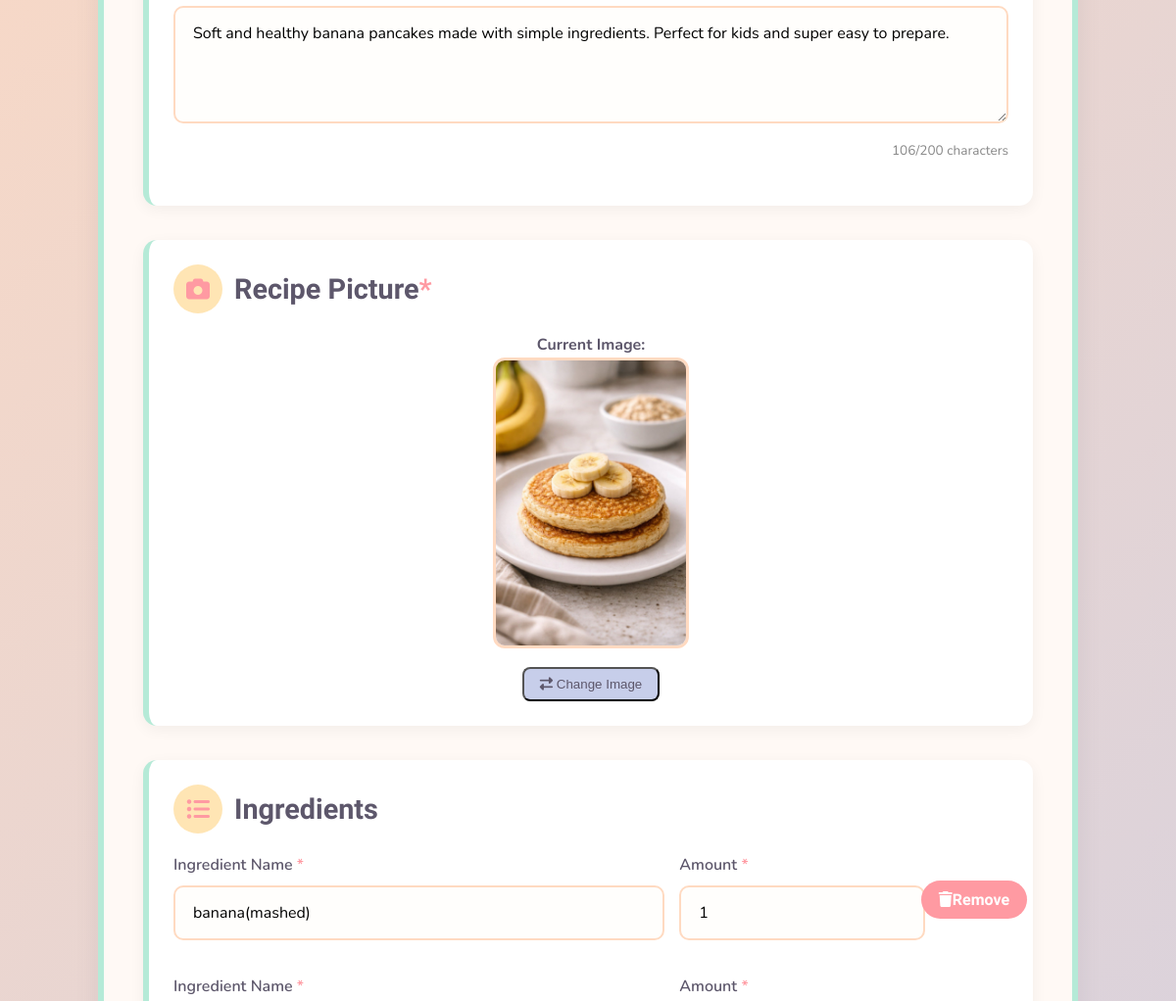
The app's page /edit.php?id=2 (middle part), older data.
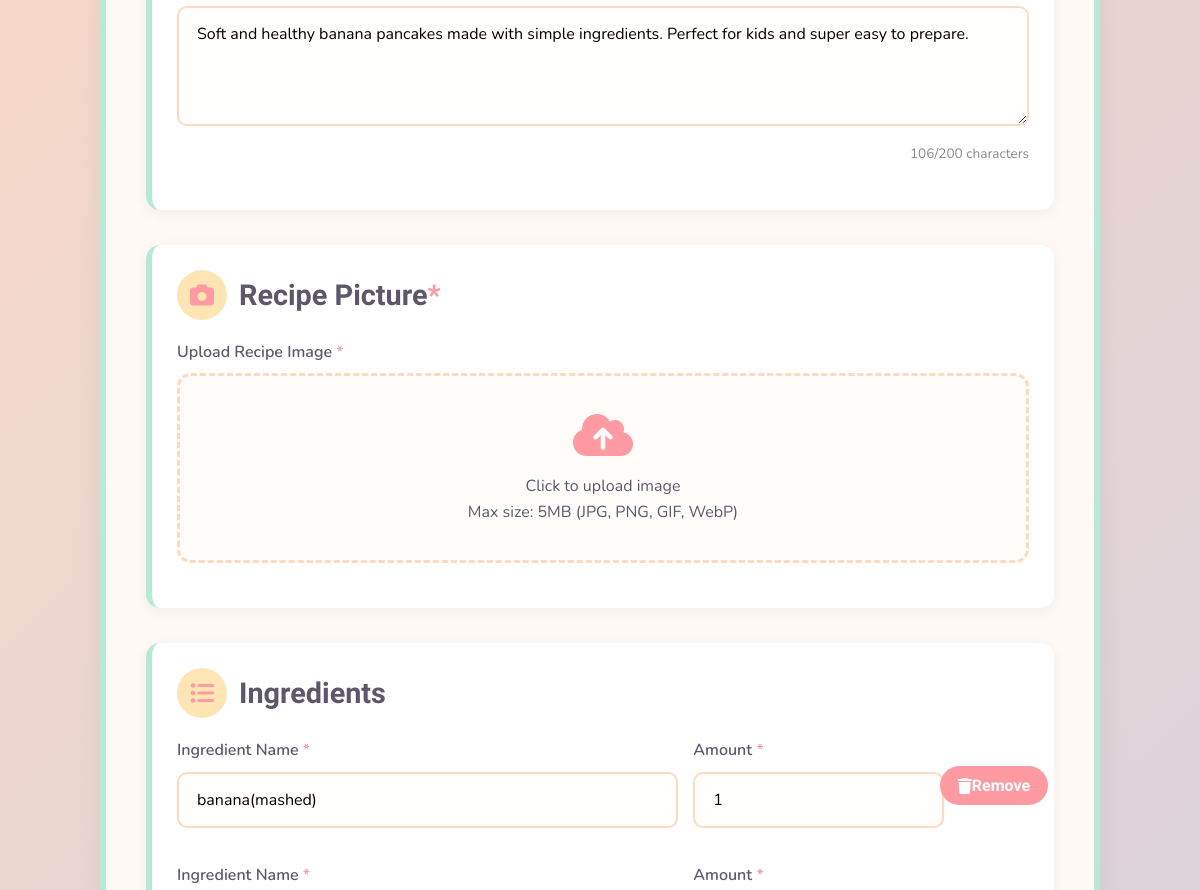
The same page, newer data.
### tables this page shows
CREATE TABLE `recipe` (
  `id` int(11) NOT NULL,
  `userID` int(11) NOT NULL,
  `categoryID` int(11) NOT NULL,
  `name` varchar(100) NOT NULL,
  `description` text NOT NULL,
  `photoFileName` varchar(100) NOT NULL,
  `videoFilePath` varchar(100) NOT NULL
);

CREATE TABLE `ingredients` (
  `id` int(11) NOT NULL,
  `recipeID` int(11) NOT NULL,
  `ingredientName` varchar(100) NOT NULL,
  `ingredientQuantity` varchar(50) NOT NULL
);

### edit.php (the view, shortened to what this page needs)
<?php
$conn = new mysqli("localhost", "root", "root", "recipedb", 8889);
$successMessage = "";
$recipeID = isset($_GET['id']) ? (int)$_GET['id'] : 0;
$recipeSql = "SELECT * FROM recipe WHERE id = ?";
$recipeStmt = $conn->prepare($recipeSql);
$recipeStmt->bind_param("i", $recipeID);
$recipeStmt->execute();
$recipeResult = $recipeStmt->get_result();
$recipe = $recipeResult->fetch_assoc();
$ingredients = [];
$ingResult = $conn->query("SELECT * FROM ingredients WHERE recipeID = $recipeID");
while ($row = $ingResult->fetch_assoc()) {
    $ingredients[] = $row;
}
?>
<!DOCTYPE html>
<html lang="en">
<head>
  <link rel="stylesheet" href="https://cdnjs.cloudflare.com/ajax/libs/font-awesome/6.4.0/css/all.min.css">
</head>
<body>
<div class="container">
  <div class="main-wrapper">
    <div class="recipe-container">
      <form class="recipe-form" id="recipeForm" method="POST" enctype="multipart/form-data" style="<?php echo $successMessage ? 'display: none;' : 'display: block;'; ?>">
        <div class="form-section">
          <div class="form-group">
            <textarea id="description" name="description" required><?php echo htmlspecialchars($recipe['description']); ?></textarea>
            <div class="counter"><span id="descCount"><?php echo strlen($recipe['description']); ?></span>/200 characters</div>
          </div>
        </div>
        <div class="form-section">
          <h2 class="section-title"><i class="fas fa-camera"></i> Recipe Picture <span class="required">*</span></h2>
          <?php if (!empty($recipe['photoFileName']) && file_exists($recipe['photoFileName'])): ?>
          <div class="current-image" id="currentImage">
            <p><strong>Current Image:</strong></p>
            <img src="<?php echo htmlspecialchars($recipe['photoFileName']); ?>" alt="Current recipe image">
            <div class="image-actions" style="margin-top: 10px;">
              <button type="button" class="change-image-btn" id="changeImageBtn" style="background-color: var(--lavender); color: var(--dark); padding: 8px 16px; border-radius: 8px; cursor: pointer;">
                <i class="fas fa-exchange-alt"></i> Change Image
              </button>
            </div>
          </div>
          <?php endif; ?>
          <div class="form-group" id="uploadSection" style="<?php echo (!empty($recipe['photoFileName']) && file_exists($recipe['photoFileName'])) ? 'display: none;' : 'display: block; margin-top: 20px;'; ?>">
            <label>Upload Recipe Image <span class="required">*</span></label>
            <div class="upload-area" id="uploadArea">
              <i class="fas fa-cloud-upload-alt"></i>
              <p>Click to upload image</p>
              <span>Max size: 5MB (JPG, PNG, GIF, WebP)</span>
            </div>
          </div>
        </div>
        <div class="form-section">
          <h2 class="section-title"><i class="fas fa-list-ul"></i> Ingredients</h2>
          <div id="ingredientsContainer">
            <?php if (empty($ingredients)): ?>
            <div class="ingredient-row">
              <div class="form-group ingredient-name">
                <label>Ingredient Name <span class="required">*</span></label>
                <input type="text" name="ingredientName[]" placeholder="e.g., Banana 🍌" required>
              </div>
              <div class="form-group ingredient-amount">
                <label>Amount <span class="required">*</span></label>
                <input type="text" name="ingredientQuantity[]" placeholder="e.g., 1 medium" required>
              </div>
            </div>
            <?php else: ?>
              <?php foreach ($ingredients as $ingredient): ?>
              <div class="ingredient-row">
                <div class="form-group ingredient-name">
                  <label>Ingredient Name <span class="required">*</span></label>
                  <input type="text" name="ingredientName[]" value="<?php echo htmlspecialchars($ingredient['ingredientName']); ?>" required>
                </div>
                <div class="form-group ingredient-amount">
                  <label>Amount <span class="required">*</span></label>
                  <input type="text" name="ingredientQuantity[]" value="<?php echo htmlspecialchars($ingredient['ingredientQuantity']); ?>" required>
                </div>
                <div class="step-controls">
                  <button type="button" class="remove-btn remove-ingredient">
                    <i class="fas fa-trash"></i> Remove
                  </button>
                </div>
              </div>
              <?php endforeach; ?>
            <?php endif; ?>
          </div>
        </div>
      </form>
    </div>
  </div>
</div>
</body>
</html>

### edit.php (style rules this page uses)
:root { --primary: #FF9AA2; --secondary: #FFDAC1; --mint: #B5EAD7; --lavender: #C7CEEA; --yellow: #FFE5B4; --dark: #5D576B; --white: #ffffff; --border-radius: 16px; --box-shadow: 0 8px 25px rgba(93, 87, 107, 0.1); --transition: all 0.3s ease; }
* { margin: 0; padding: 0; box-sizing: border-box; }
html, body { height: 100%; }
body { font-family: 'Nunito', sans-serif; background: linear-gradient(135deg, var(--secondary), var(--lavender)); color: var(--dark); line-height: 1.6; }
.container { min-height: 100vh; display: flex; flex-direction: column; }
.main-wrapper { flex: 1; display: flex; flex-direction: column; align-items: center; padding: 40px 20px; }
.recipe-container { max-width: 1000px; width: 100%; background-color: white; border-radius: var(--border-radius); box-shadow: var(--box-shadow); overflow: hidden; border: 6px solid var(--mint); }
.recipe-form { padding: 40px; background-color: #FFF9F5; }
.form-section { margin-bottom: 35px; padding: 25px; border-radius: 14px; background-color: white; border-left: 6px solid var(--mint); box-shadow: 0 4px 15px rgba(0, 0, 0, 0.05); transition: var(--transition); }
.section-title { font-family: 'Comic Neue', cursive; font-size: 1.8rem; color: var(--dark); margin-bottom: 20px; display: flex; align-items: center; }
.section-title i { margin-right: 12px; color: var(--primary); font-size: 1.5rem; background: var(--yellow); width: 50px; height: 50px; border-radius: 50%; display: flex; align-items: center; justify-content: center; }
.form-group { margin-bottom: 20px; }
label { display: block; margin-bottom: 8px; font-weight: 600; }
.required { color: var(--primary); }
input[type="text"], input[type="url"], textarea, select { width: 100%; padding: 15px 18px; border: 2px solid var(--secondary); border-radius: 10px; font-size: 1rem; font-family: 'Nunito', sans-serif; background-color: #FFFEFC; }
textarea { min-height: 120px; resize: vertical; }
.ingredient-row, .step-row { display: flex; gap: 15px; margin-bottom: 15px; align-items: flex-start; }
.ingredient-name, .step-number { flex: 2; }
.ingredient-amount { flex: 1; }
.add-btn, .remove-btn { display: inline-flex; align-items: center; justify-content: center; padding: 12px 24px; border: none; border-radius: 50px; cursor: pointer; font-weight: 600; transition: var(--transition); font-size: 1rem; font-family: 'Comic Neue', cursive; }
.remove-btn { background-color: var(--primary); color: white; padding: 10px 18px; }
.step-controls { display: flex; align-items: center; justify-content: center; width: 70px; padding-top: 28px; }
.upload-area { border: 3px dashed var(--secondary); border-radius: 14px; padding: 35px 25px; text-align: center; cursor: pointer; transition: var(--transition); background-color: #FFFCF9; }
.upload-area i { font-size: 3rem; color: var(--primary); margin-bottom: 15px; }
.counter { font-size: 0.85rem; color: #888; text-align: right; margin-top: 8px; }
.current-image { margin-top: 15px; text-align: center; }
.current-image img { max-width: 200px; border-radius: 12px; border: 3px solid var(--secondary); }

Row changes from the older to the newer data that the page shows:
changed recipe: photoFileName "banana-pancakes.png" → "banana-pancakes0101.png" (drawn); photoFileName: picture removed
Text that changed along with them:
text no longer shown: "Current Image: Change Image"
text now shown: "Upload Recipe Image * Click to upload image Max size: 5MB (JPG, PNG, GIF, WebP)"
